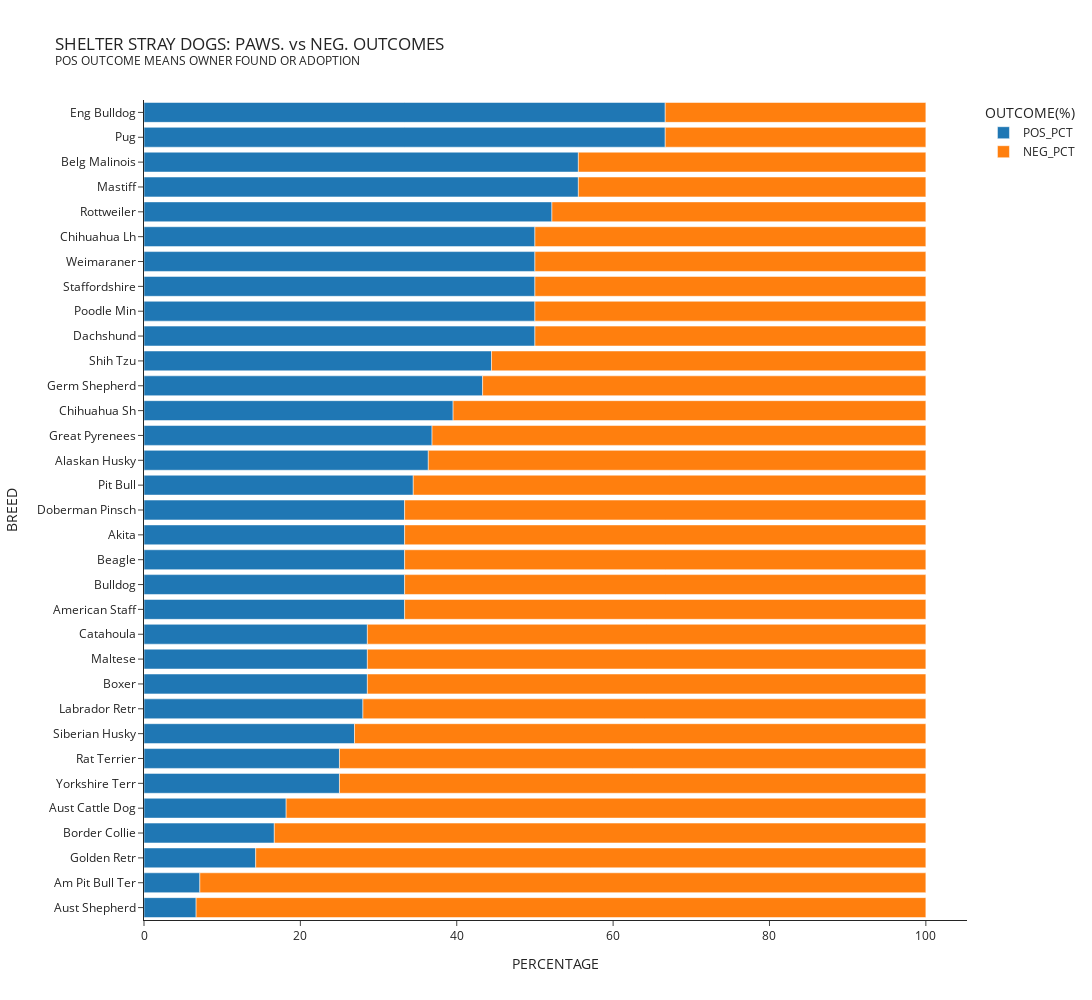

Notebook code for this chart:
### Code cell
import polars as pl
import plotly.express as px
df = (
    pl.scan_csv('Dallas_Animal_Shelter_Data_Fiscal_Year_Jan_2024.csv')
    .filter(pl.col('Animal_Type').str.to_uppercase() == 'DOG')
    .select(
        BREED = pl.col('Animal_Breed').str.to_titlecase(),
        IN_TYPE = pl.col('Intake_Type').str.to_titlecase().cast(pl.Categorical),
        OUT_TYPE = pl.col('Outcome_Type').str.to_titlecase(),
        IN_DATE = pl.col('Intake_Date').str.to_date('%d/%m/%Y', strict=False),
        OUT_DATE = pl.col('Outcome_Date').str.to_date('%d/%m/%Y', strict=False),
    )
    .filter(pl.col('IN_TYPE') == 'Stray')
    .with_columns(
        OUTCOME = 
            pl.when(pl.col('OUT_TYPE').is_in(
                ['Returned To Owner', 'Adoption']))
               .then(pl.lit('POS')).otherwise(pl.lit('NEG'))
    )
    .with_columns(
        BREED_OUTCOME_COUNT = 
            pl.col('BREED').count().over('BREED', 'OUTCOME')
    )
    .with_columns(
        TOTAL_DAYS = (
            pl.col('OUT_DATE') 
            - 
            pl.col('IN_DATE')
        )
        .dt.total_days()
        .cast(pl.Int16)
    )
    # .filter(pl.col('TOTAL_DAYS') > 1)
    .unique(['BREED', 'OUTCOME'])
    .collect()
    .pivot(
        on = 'OUTCOME',
        index='BREED',
        values='BREED_OUTCOME_COUNT'
    )
    .drop_nulls()
    .with_columns(
        POS_PCT = 
        100* pl.col('POS')
        /
        (
            pl.col('POS') + pl.col('NEG')
        ))
    .with_columns(
        TOTAL_DAYS = (
            pl.col('POS') 
            + 
            pl.col('NEG')
        )
    )
    .with_columns(NEG_PCT = (100 - pl.col('POS_PCT')))
    .filter(pl.col('BREED') != 'Mixed Breed')
    .sort('POS_PCT', descending=False)
    .select('BREED', 'TOTAL_DAYS', 'POS', 'NEG', 'POS_PCT', 'NEG_PCT')
)
fig = px.bar(
    df,
    x=['POS_PCT', 'NEG_PCT'],
    y='BREED',
    height=1000, width=1200,
    template='simple_white',
    title = (
        'SHELTER STRAY DOGS: PAWS. vs NEG. OUTCOMES<br>' + 
        '<sup>POS OUTCOME MEANS OWNER FOUND OR ADOPTION<sup>'
    )
)
fig.update_layout(
    xaxis_title='Percentage'.upper(),
    legend_title='OUTCOME(%)')
fig.show()

### Figure 1 — Plotly figure (JSON) as saved in the notebook; plotly's stock layout.template omitted (floating-point values rounded to 4 significant figures)
{"data": [{"hovertemplate": "variable=POS_PCT<br>value=%{x}<br>BREED=%{y}<extra></extra>", "legendgroup": "POS_PCT", "marker": {"color": "#1F77B4", "pattern": {"shape": ""}}, "name": "POS_PCT", "orientation": "h", "showlegend": true, "textposition": "auto", "type": "bar", "x": [6.667, 7.143, 14.29, 16.67, 18.18, 25.0, 25.0, 26.92, 28.0, 28.57, 28.57, 28.57, 33.33, 33.33, 33.33, 33.33, 33.33, 34.44, 36.36, 36.84, 39.53, 43.31, 44.44, 50.0, 50.0, 50.0, 50.0, 50.0, 52.17, 55.56, 55.56, 66.67, 66.67], "xaxis": "x", "y": ["Aust Shepherd", "Am Pit Bull Ter", "Golden Retr", "Border Collie", "Aust Cattle Dog", "Yorkshire Terr", "Rat Terrier", "Siberian Husky", "Labrador Retr", "Boxer", "Maltese", "Catahoula", "American Staff", "Bulldog", "Beagle", "Akita", "Doberman Pinsch", "Pit Bull", "Alaskan Husky", "Great Pyrenees", "Chihuahua Sh", "Germ Shepherd", "Shih Tzu", "Dachshund", "Poodle Min", "Staffordshire", "Weimaraner", "Chihuahua Lh", "Rottweiler", "Mastiff", "Belg Malinois", "Pug", "Eng Bulldog"], "yaxis": "y"}, {"hovertemplate": "variable=NEG_PCT<br>value=%{x}<br>BREED=%{y}<extra></extra>", "legendgroup": "NEG_PCT", "marker": {"color": "#FF7F0E", "pattern": {"shape": ""}}, "name": "NEG_PCT", "orientation": "h", "showlegend": true, "textposition": "auto", "type": "bar", "x": [93.33, 92.86, 85.71, 83.33, 81.82, 75.0, 75.0, 73.08, 72.0, 71.43, 71.43, 71.43, 66.67, 66.67, 66.67, 66.67, 66.67, 65.56, 63.64, 63.16, 60.47, 56.69, 55.56, 50.0, 50.0, 50.0, 50.0, 50.0, 47.83, 44.44, 44.44, 33.33, 33.33], "xaxis": "x", "y": ["Aust Shepherd", "Am Pit Bull Ter", "Golden Retr", "Border Collie", "Aust Cattle Dog", "Yorkshire Terr", "Rat Terrier", "Siberian Husky", "Labrador Retr", "Boxer", "Maltese", "Catahoula", "American Staff", "Bulldog", "Beagle", "Akita", "Doberman Pinsch", "Pit Bull", "Alaskan Husky", "Great Pyrenees", "Chihuahua Sh", "Germ Shepherd", "Shih Tzu", "Dachshund", "Poodle Min", "Staffordshire", "Weimaraner", "Chihuahua Lh", "Rottweiler", "Mastiff", "Belg Malinois", "Pug", "Eng Bulldog"], "yaxis": "y"}], "layout": {"barmode": "relative", "height": 1000, "legend": {"title": {"text": "OUTCOME(%)"}, "tracegroupgap": 0}, "title": {"text": "SHELTER STRAY DOGS: PAWS. vs NEG. OUTCOMES<br><sup>POS OUTCOME MEANS OWNER FOUND OR ADOPTION<sup>"}, "width": 1200, "xaxis": {"anchor": "y", "domain": [0, 1], "title": {"text": "PERCENTAGE"}}, "yaxis": {"anchor": "x", "domain": [0, 1], "title": {"text": "BREED"}}}}
